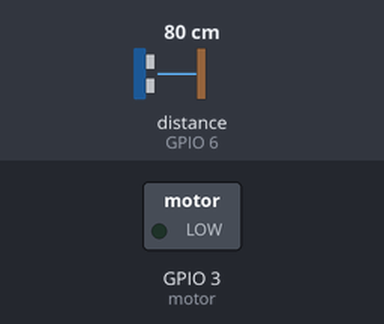
This sketch was run on a simulated ESP32-S3. Shown: switched loads named in the sketch (green lamp = pin HIGH). The inputs (shaded band) are chosen by the test bench; at power-on: distance to the obstacle (sensor on GPIO 6) 80 cm. The echo pulse lasts 58.3 µs per cm; the local clock reads 2024-03-15 10:24:30 at power-on unless the sketch sets it; pins used as bus, display or sensor lines are not drawn; what the sketch prints to the serial monitor is not drawn.

Above: at 0.1 s.
At 120.2 s:
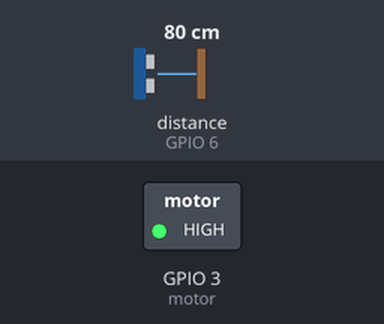
Timing chart, 0 to 121.7 s (numbered marks = the images above):
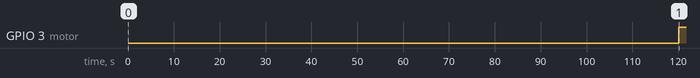

Measured:
- by itself, GPIO 3 (motor): LOW → HIGH at 120 s

The sketch:

codigo-bomba-sensor-rtc-doblecheck-refactor.ino
```cpp
#include <Wire.h>
#include <RTClib.h>
#include <WiFi.h>
#include <FirebaseESP32.h>

//Credenciales wifi
#define WIFI_SSID ""
#define WIFI_PASSWORD ""

//Credenciales BD Firebase
#define FIREBASE_HOST "https://aquabomb-a269e-default-rtdb.firebaseio.com/"
#define FIREBASE_AUTH "ln4p6QPJBfy0VqmKXcJiBrVcBOGAWq9cv9quZlNr"

RTC_DS3231 rtc;

int led1 = 10;
int led2 = 11;
int trigger = 5; // salida de onda
int echo = 6;    // retorno de la onda
long distancia;
long tiempo;
int motor = 3;

// Fecha y hora que se establece
const int year = 2024;
const int month = 3;
const int day = 5;
const int hour = 11;
const int minute = 45;
const int second = 0;

// Fecha que se va a comparar
const int year2 = 2024;
const int month2 = 3;
const int day2 = 5;
const int hour2 = 11;
const int minute2 = 47;
const int second2 = 0;

void setup() {
  Serial.begin(9600);
  pinMode(trigger, OUTPUT);
  pinMode(echo, INPUT);
  digitalWrite(trigger, LOW);
  pinMode(motor, OUTPUT);
  analogWrite(motor, 0);

  if (!rtc.begin()) {
    Serial.println("Couldn't find RTC");
    while (1);
  }

  if (rtc.lostPower()) {
    Serial.println("RTC lost power, let's set the time!");
    rtc.adjust(DateTime(2024, 3, 5, 11, 40, 0));
  }

  // Establecer la fecha y hora
  rtc.adjust(DateTime(year, month, day, hour, minute, second));
}

void loop() {
  DateTime now = rtc.now();
  imprimirFechaHora(now);

  // Verificar la distancia solo si la fecha coincide
  if (now.year() == year2 && now.month() == month2 && now.day() == day2 &&
      now.hour() == hour2 && now.minute() == minute2) {
    checkTinacoStatus();
  }
}

void imprimirFechaHora(DateTime datetime) {
  Serial.print(datetime.year(), DEC);
  Serial.print('/');
  Serial.print(datetime.month(), DEC);
  Serial.print('/');
  Serial.print(datetime.day(), DEC);
  Serial.print(" ");
  Serial.print(datetime.hour(), DEC);
  Serial.print(':');
  Serial.print(datetime.minute(), DEC);
  Serial.print(':');
  Serial.print(datetime.second(), DEC);
  Serial.println();
}

void checkTinacoStatus() {
  digitalWrite(trigger, HIGH);
  delayMicroseconds(10);
  digitalWrite(trigger, LOW);
  tiempo = pulseIn(echo, HIGH); // ASIGNA EL TIEMPO
  distancia = tiempo / 59;
  delay(100);

  if (distancia <= 5) {
    digitalWrite(motor, LOW);
    Serial.println(distancia);
    Serial.println("El tinaco esta lleno");
  } else {
    if (distancia >= 5)
      digitalWrite(motor, HIGH);
    Serial.println(distancia);
    Serial.println("El tinaco esta vacio");
  }
}
```
